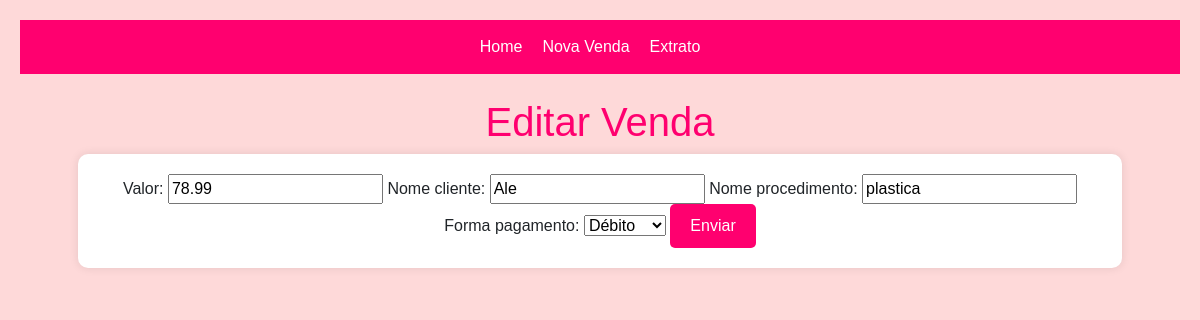
Page /appvendas/editar_venda/25/ on the earlier database version.
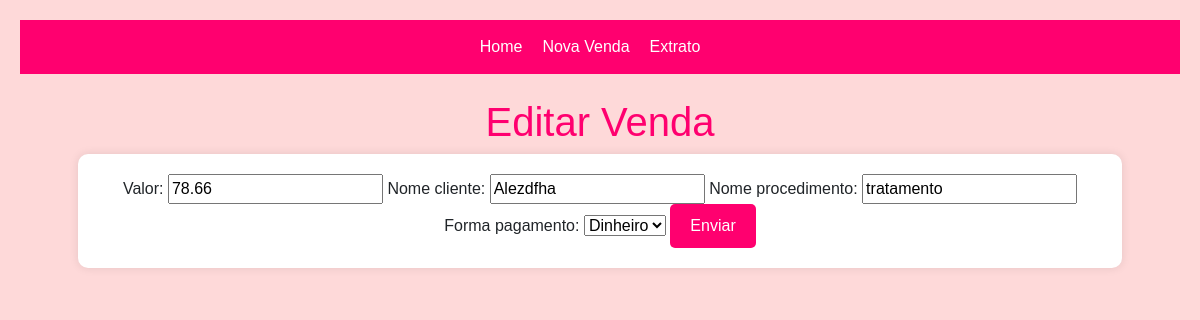
Same page on the later database version.
### appvendas/models.py (models this page shows, shortened)
class Venda(models.Model):
    FORMAS_DE_PAGAMENTO = [
        ('pix', 'Pix'),
        ('debito', 'Débito'),
        ('credito_vista', 'Crédito'),
        ('dinheiro', 'Dinheiro'),
        ('troca', 'Troca'),
        ('fiado', 'Fiado'),
    ]
    valor = models.DecimalField(max_digits=10, decimal_places=2)
    forma_pagamento = models.CharField(max_length=20, choices=FORMAS_DE_PAGAMENTO)
    data = models.DateField(auto_now_add=True)
    nome_procedimento =  models.CharField(max_length=100, default=' ')
    nome_cliente = models.CharField(max_length=100, default=' ')

### appvendas/views.py (the view)
# urls.py: path('editar_venda/<int:venda_id>/', views.editar_venda, name='editar_venda'),
def editar_venda(request, venda_id):
    venda = get_object_or_404(Venda, pk=venda_id)
    if request.method == 'POST':
        form = VendaForm(request.POST, instance=venda)
        if form.is_valid():
            form.save()
            return redirect('listar_vendas')  # Redireciona para a lista de vendas após editar
    else:
        form = VendaForm(instance=venda)
    return render(request, 'editar_venda.html', {'form': form})

### appvendas/forms.py
class VendaForm(forms.ModelForm):
    class Meta:
        model = Venda
        fields = ['valor', 'nome_cliente', 'nome_procedimento', 'forma_pagamento']

### appvendas/templates/editar_venda.html (shortened to what this page needs)
{% include 'header.html' %}
    <div><br>
        <h1>Editar Venda</h1>
        <form method="post">
            {% for field in form %}
            {{ field.label_tag }}
            {{ field }}
            {% endfor %}
            <button type="submit">Enviar</button>
        </form>
    </div>
{% include 'footer.html' %}

Differences in the rows shown:
changed Venda: valor "78.99" → "78.66"; nome_cliente "Ale" → "Alezdfha"; nome_procedimento "plastica" → "tratamento"; forma_pagamento "Débito" → "Dinheiro"
